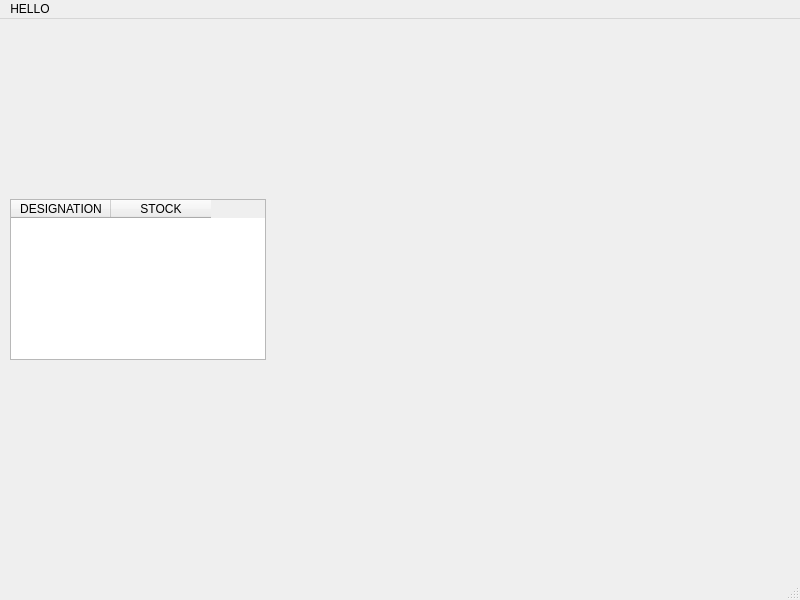
<?xml version="1.0" encoding="UTF-8"?>
<ui version="4.0">
 <class>GestionDeProduit</class>
 <widget class="QMainWindow" name="GestionDeProduit">
  <property name="geometry">
   <rect>
    <x>0</x>
    <y>0</y>
    <width>800</width>
    <height>600</height>
   </rect>
  </property>
  <property name="windowTitle">
   <string>MainWindow</string>
  </property>
  <widget class="QWidget" name="centralwidget">
   <widget class="QLabel" name="label">
    <property name="geometry">
     <rect>
      <x>210</x>
      <y>300</y>
      <width>191</width>
      <height>16</height>
     </rect>
    </property>
    <property name="text">
     <string/>
    </property>
   </widget>
   <widget class="QTableWidget" name="productTable">
    <property name="geometry">
     <rect>
      <x>10</x>
      <y>180</y>
      <width>256</width>
      <height>161</height>
     </rect>
    </property>
    <column>
     <property name="text">
      <string>DESIGNATION</string>
     </property>
    </column>
    <column>
     <property name="text">
      <string>STOCK</string>
     </property>
    </column>
   </widget>
  </widget>
  <widget class="QMenuBar" name="menubar">
   <property name="geometry">
    <rect>
     <x>0</x>
     <y>0</y>
     <width>800</width>
     <height>22</height>
    </rect>
   </property>
   <widget class="QMenu" name="menuHELLO">
    <property name="title">
     <string>HELLO</string>
    </property>
   </widget>
   <addaction name="menuHELLO"/>
  </widget>
  <widget class="QStatusBar" name="statusbar"/>
 </widget>
 <resources/>
 <connections/>
</ui>
